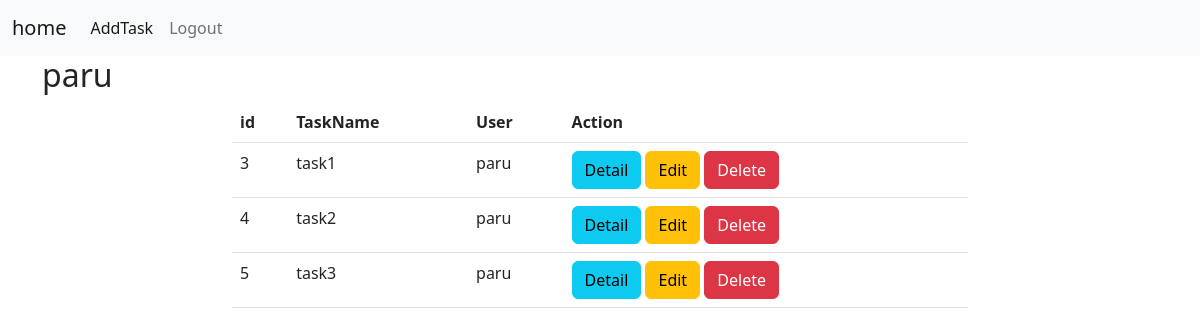
The page /todos/all/ (signed in) on the database as committed earlier.
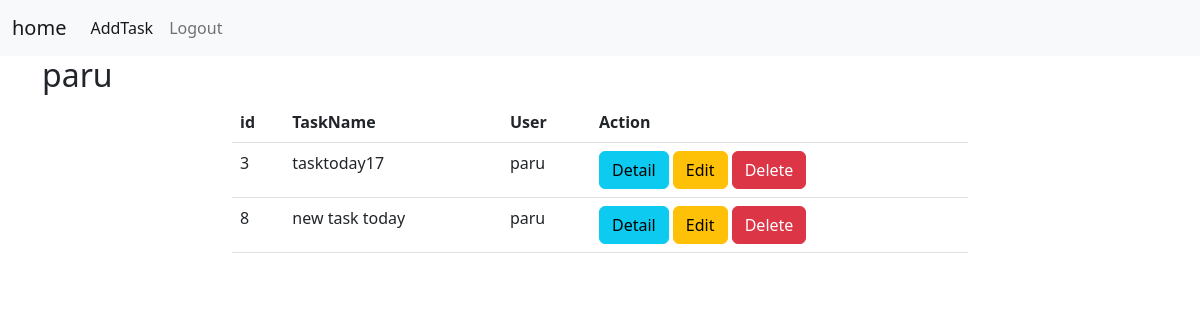
The same page on the database as committed later.
### task/models.py (models this page shows, shortened)
class Task(models.Model):
    task_name=models.CharField(max_length=120)
    user=models.ForeignKey(User,on_delete=models.CASCADE)
    created_date=models.DateTimeField(auto_now_add=True)
    status=models.BooleanField(default=False)

### task/views.py (the view)
# urls.py: path("todos/all/",TaskListView.as_view(),name="todo-all"),
@method_decorator(signin_required,name="dispatch")
class TaskListView(ListView):
    model=Task
    template_name="tasklist.html"
    context_object_name='todos'
    def get_queryset(self):
        return Task.objects.filter(user=self.request.user)

### task/views.py (called while the page is built)
def signin_required(fn):
    def wrapper(request,*args,**kwargs):
        if not request.user.is_authenticated:
            return redirect("signin")
        else:
            return fn(request,*args,**kwargs)
    return wrapper

### task/templates/tasklist.html (shortened to what this page needs)
{%extends 'base.html'%}
{%block body_block%}
<div class="container">
    <h2>{{request.user}}</h2>
    <div class="row">
        <div class="col-2"></div>
        <div class="col-8">
            <table class="table">
                <tr>
                    <th>id</th>
                    <th>TaskName</th>
                    <th>User</th>
                    <th>Action</th>
                </tr>
                {%for task in todos%}
                <tr>
                    <td>{{task.id}}</td>
                    <td>{{task.task_name}}</td>
                    <td>{{task.user}}</td>
                    <td><a href="{%url 'todo-detail' task.id %}" class="btn btn-info">Detail</a>
                        <a href="{%url 'todo-update' task.id%}" class="btn btn-warning">Edit</a>
                        <a href="{%url 'todo-delete' task.id %}" class="btn btn-danger">Delete</a></td>
                </tr>
                {%endfor%}
            </table>
        </div>
        <div class="col-2"></div>
    </div>
</div>
{%endblock%}

### task/templates/base.html (shortened to what this page needs)
<!DOCTYPE html>
<html lang="en">
<head>
<link href="https://cdn.jsdelivr.net/npm/bootstrap@5.2.2/dist/css/bootstrap.min.css" rel="stylesheet">
</head>
<body>
    <nav class="navbar navbar-expand-lg bg-light">
        <div class="container-fluid">
          <a class="navbar-brand" href="{%url 'todo-all'%}">home</a>
          <div class="collapse navbar-collapse" id="navbarSupportedContent">
            <ul class="navbar-nav me-auto mb-2 mb-lg-0">
              <li class="nav-item">
                <a class="nav-link active" aria-current="page" href="{%url 'todo-add'%}">AddTask</a>
              </li>
              <li class="nav-item">
                <a class="nav-link" href="{%url 'signout'%}">Logout</a>
              </li>
            </ul>
          </div>
        </div>
      </nav>
      {%block body_block%}
      {%endblock%}
</body>
</html>

Rows that differ between the two databases and show on the page:
removed Task: id "4", task_name "task2", user "paru"
removed Task: id "5", task_name "task3", user "paru"
changed Task id 3: task_name "task1" → "tasktoday17"
added Task: id "8", task_name "new task today", user "paru"
